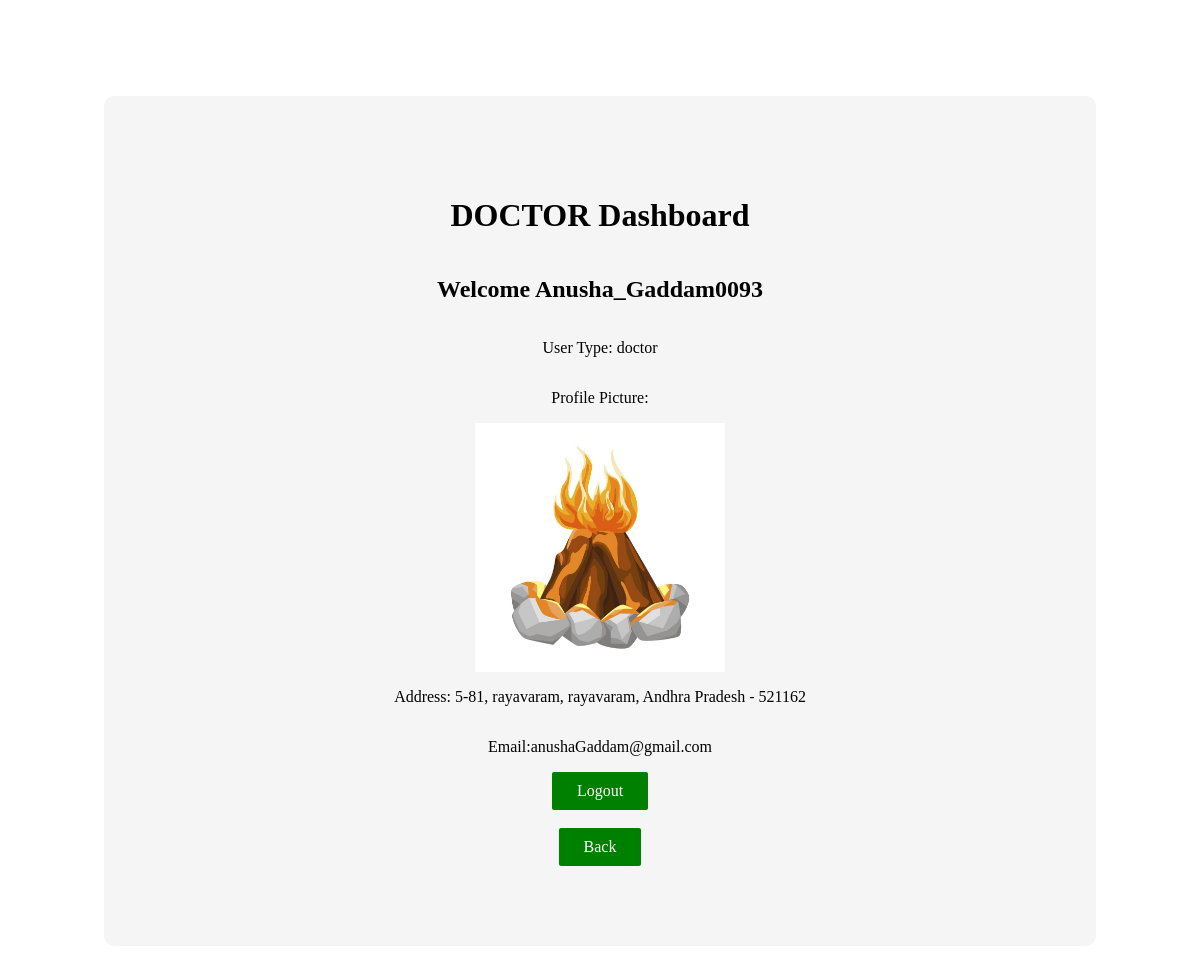
The page /DoctorDetails/ (signed in) on the database its author committed.
### user_auth/models.py (models this page shows, shortened)
class CustomUser(AbstractUser):
    user_types = [('patient', 'Patient'), ('doctor', 'Doctor')]
    user_type = models.CharField(max_length=10, choices=user_types)
    profile_picture = models.ImageField(upload_to='profile_pics/', null=True, blank=True)
    email = models.EmailField(blank=True, null=True)
    address_line1 = models.CharField(max_length=255)
    city = models.CharField(max_length=100)
    state = models.CharField(max_length=100)
    pincode = models.CharField(max_length=10)
    google_calendar_token = models.CharField(max_length=255, blank=True, null=True)
    google_calendar_refresh_token = models.CharField(max_length=255, blank=True, null=True)

### user_auth/views.py (the view)
# urls.py: path('DoctorDetails/', views.DoctorDetails, name='DoctorDetails'),
@login_required
def DoctorDetails(request):
    user = request.user
    profile_picture_url = None
    if user.is_authenticated:
        if user.profile_picture:
            profile_picture_url = user.profile_picture.url
        return render(request, 'dashboard.html', {'user': user, 'profile_picture_url': profile_picture_url})
    else:
        return render(request, 'error.html', {'error_message': 'User not authenticated'})

### user_auth/templates/dashboard.html (shortened to what this page needs)
{% extends 'base.html' %}
{% block content %}
<div class="main_board">
{% if user.user_type == 'doctor' %}
  <h1>DOCTOR Dashboard</h1>
  <h2>Welcome {{ user.username }}</h2>
  <p>User Type: {{ user.user_type }}</p>
  {% if profile_picture_url %}
    <p>Profile Picture:</p>
    <img src="{{ profile_picture_url }}" alt="Profile Picture">
  {% else %}
    <p>No profile picture uploaded.</p>
  {% endif %}
  <p>Address: {{ user.address_line1 }}, {{ user.city }}, {{ user.state }} - {{ user.pincode }}</p>
  {% if user.email %}
  <p>Email:{{ user.email }}</p>
  {% else %}
  <p>Email: No email Registered</p>
  {% endif %}
  <a href="/logout" class="login_button">Logout</a>
  {% endif %}
  <br>
  <a class="login_button" href="/dashboard">Back </a>
</div>
{% endblock %}

### user_auth/templates/base.html (style rules this page uses)
.main_board { background-color: whitesmoke; display: flex; flex-direction: column; align-items: center; margin: 6rem; padding: 5rem; border-radius: 10px; }
.login_button { text-decoration: none; background-color: green; color: white; padding: 10px 25px; border-radius: 2px; outline: none; border: none; cursor: pointer; }
.main_board img { width: 30%; }

### rows shown on the page
CustomUser: username "Anusha_Gaddam0093", user_type "doctor", address_line1 "5-81, rayavaram", city "rayavaram", state "Andhra Pradesh", pincode "521162", email "anushaGaddam@gmail.com"
